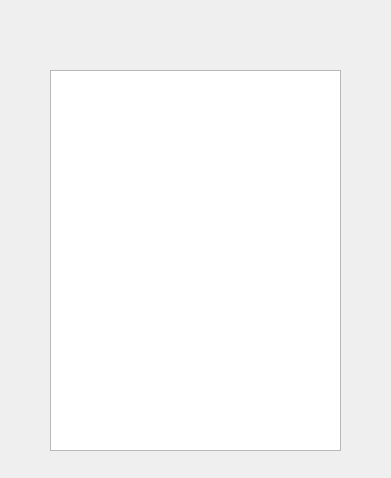
<?xml version="1.0" encoding="UTF-8"?>
<ui version="4.0">
 <class>meetinglist</class>
 <widget class="QDialog" name="meetinglist">
  <property name="geometry">
   <rect>
    <x>0</x>
    <y>0</y>
    <width>391</width>
    <height>478</height>
   </rect>
  </property>
  <property name="windowTitle">
   <string>Dialog</string>
  </property>
  <widget class="QListWidget" name="listWidget">
   <property name="geometry">
    <rect>
     <x>50</x>
     <y>70</y>
     <width>291</width>
     <height>381</height>
    </rect>
   </property>
  </widget>
 </widget>
 <resources/>
 <connections/>
</ui>
